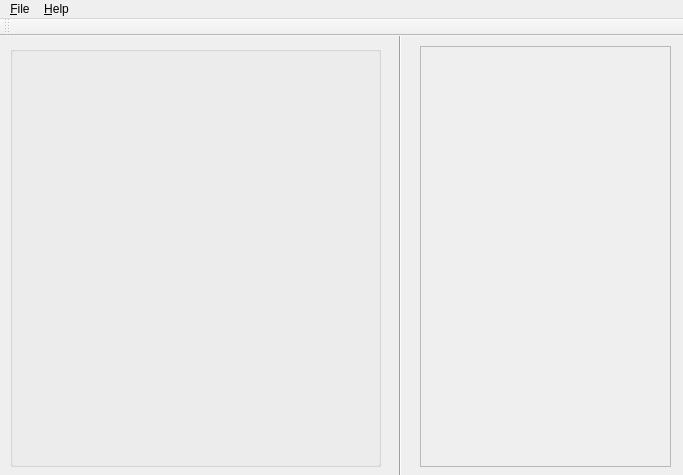
<?xml version="1.0" encoding="UTF-8"?>
<ui version="4.0">
 <class>MainWindow</class>
 <widget class="QMainWindow" name="MainWindow">
  <property name="geometry">
   <rect>
    <x>0</x>
    <y>0</y>
    <width>683</width>
    <height>475</height>
   </rect>
  </property>
  <property name="windowTitle">
   <string>MainWindow</string>
  </property>
  <widget class="QWidget" name="centralWidget">
   <widget class="QGroupBox" name="groupBox">
    <property name="geometry">
     <rect>
      <x>10</x>
      <y>10</y>
      <width>371</width>
      <height>421</height>
     </rect>
    </property>
    <property name="title">
     <string/>
    </property>
    <widget class="QWidget" name="gridLayoutWidget">
     <property name="geometry">
      <rect>
       <x>20</x>
       <y>20</y>
       <width>331</width>
       <height>381</height>
      </rect>
     </property>
     <layout class="QGridLayout" name="gridLayout"/>
    </widget>
   </widget>
   <widget class="Line" name="line">
    <property name="geometry">
     <rect>
      <x>390</x>
      <y>-20</y>
      <width>20</width>
      <height>481</height>
     </rect>
    </property>
    <property name="orientation">
     <enum>Qt::Vertical</enum>
    </property>
   </widget>
   <widget class="QTextBrowser" name="textBrowser">
    <property name="enabled">
     <bool>false</bool>
    </property>
    <property name="geometry">
     <rect>
      <x>420</x>
      <y>10</y>
      <width>251</width>
      <height>421</height>
     </rect>
    </property>
   </widget>
  </widget>
  <widget class="QMenuBar" name="menuBar">
   <property name="geometry">
    <rect>
     <x>0</x>
     <y>0</y>
     <width>683</width>
     <height>21</height>
    </rect>
   </property>
   <widget class="QMenu" name="menu_File">
    <property name="title">
     <string>&amp;File</string>
    </property>
    <addaction name="action_New"/>
    <addaction name="separator"/>
    <addaction name="action_Load"/>
    <addaction name="action_Save"/>
    <addaction name="separator"/>
    <addaction name="actionE_xit"/>
   </widget>
   <widget class="QMenu" name="menu_Help">
    <property name="title">
     <string>&amp;Help</string>
    </property>
    <addaction name="action_Help_Dialog"/>
    <addaction name="action_About"/>
   </widget>
   <addaction name="menu_File"/>
   <addaction name="menu_Help"/>
  </widget>
  <widget class="QToolBar" name="mainToolBar">
   <attribute name="toolBarArea">
    <enum>TopToolBarArea</enum>
   </attribute>
   <attribute name="toolBarBreak">
    <bool>false</bool>
   </attribute>
  </widget>
  <action name="action_Help_Dialog">
   <property name="text">
    <string>&amp;Help Dialog</string>
   </property>
   <property name="shortcut">
    <string>F1</string>
   </property>
  </action>
  <action name="action_About">
   <property name="text">
    <string>&amp;About</string>
   </property>
  </action>
  <action name="action_New">
   <property name="text">
    <string>&amp;New</string>
   </property>
   <property name="shortcut">
    <string>Ctrl+N</string>
   </property>
  </action>
  <action name="action_Load">
   <property name="text">
    <string>&amp;Load</string>
   </property>
   <property name="shortcut">
    <string>Ctrl+L</string>
   </property>
  </action>
  <action name="action_Save">
   <property name="text">
    <string>&amp;Save</string>
   </property>
   <property name="shortcut">
    <string>Ctrl+S</string>
   </property>
  </action>
  <action name="actionE_xit">
   <property name="text">
    <string>E&amp;xit</string>
   </property>
   <property name="shortcut">
    <string>Ctrl+Q</string>
   </property>
  </action>
 </widget>
 <layoutdefault spacing="6" margin="11"/>
 <resources/>
 <connections/>
</ui>
